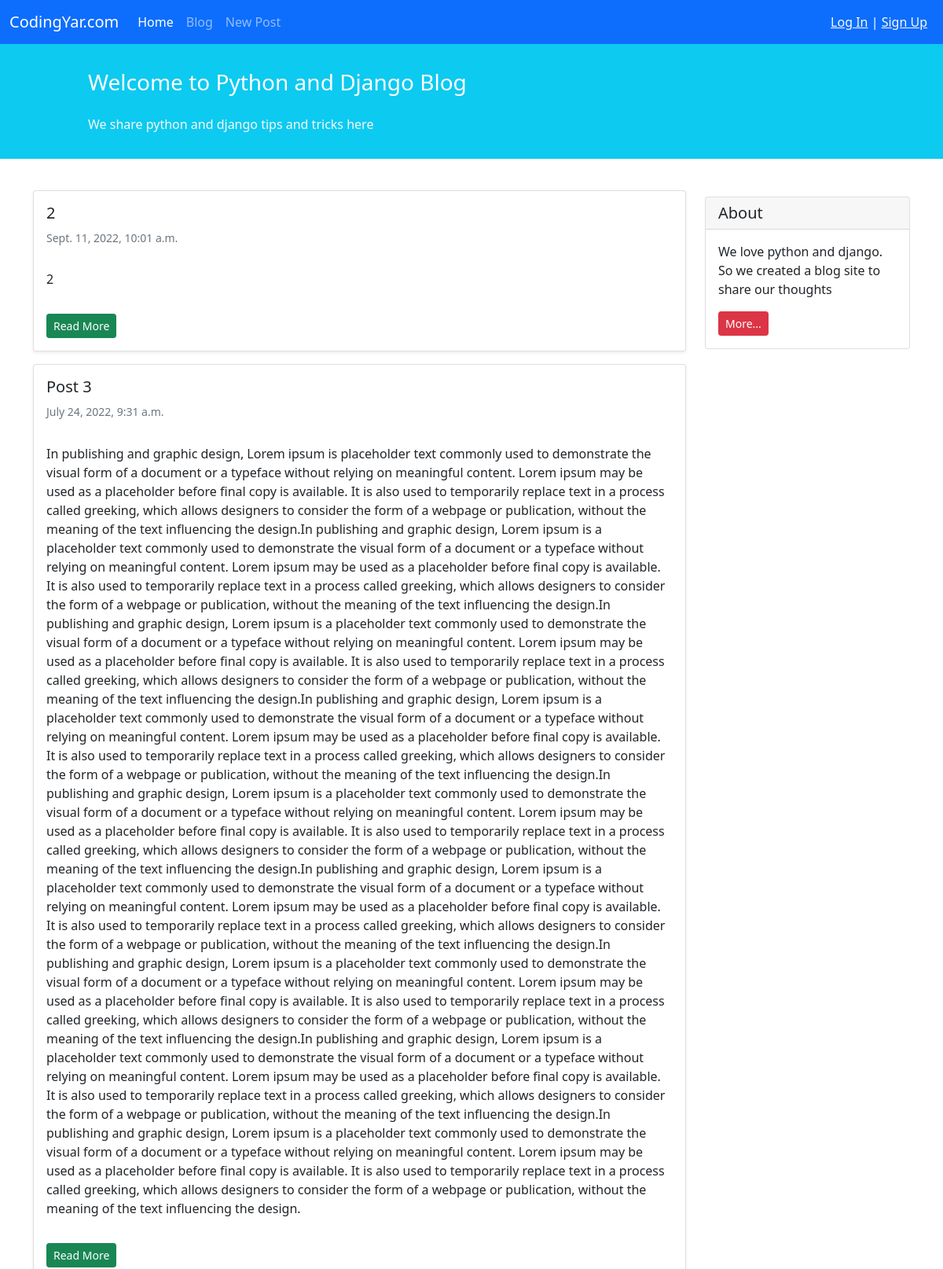
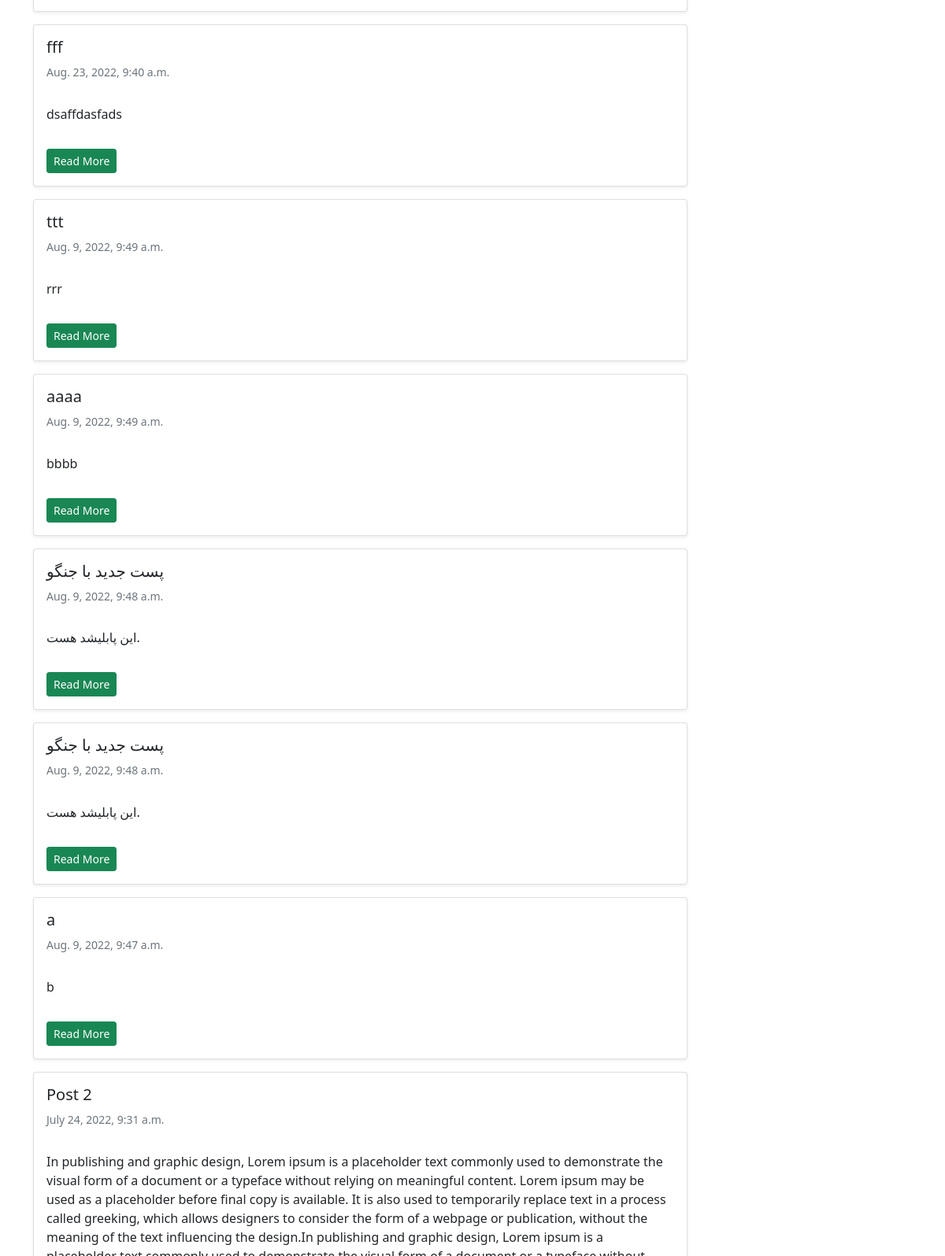
/blog/ (upper part), run on an earlier commit of the app's database (2 pictures, top to bottom).
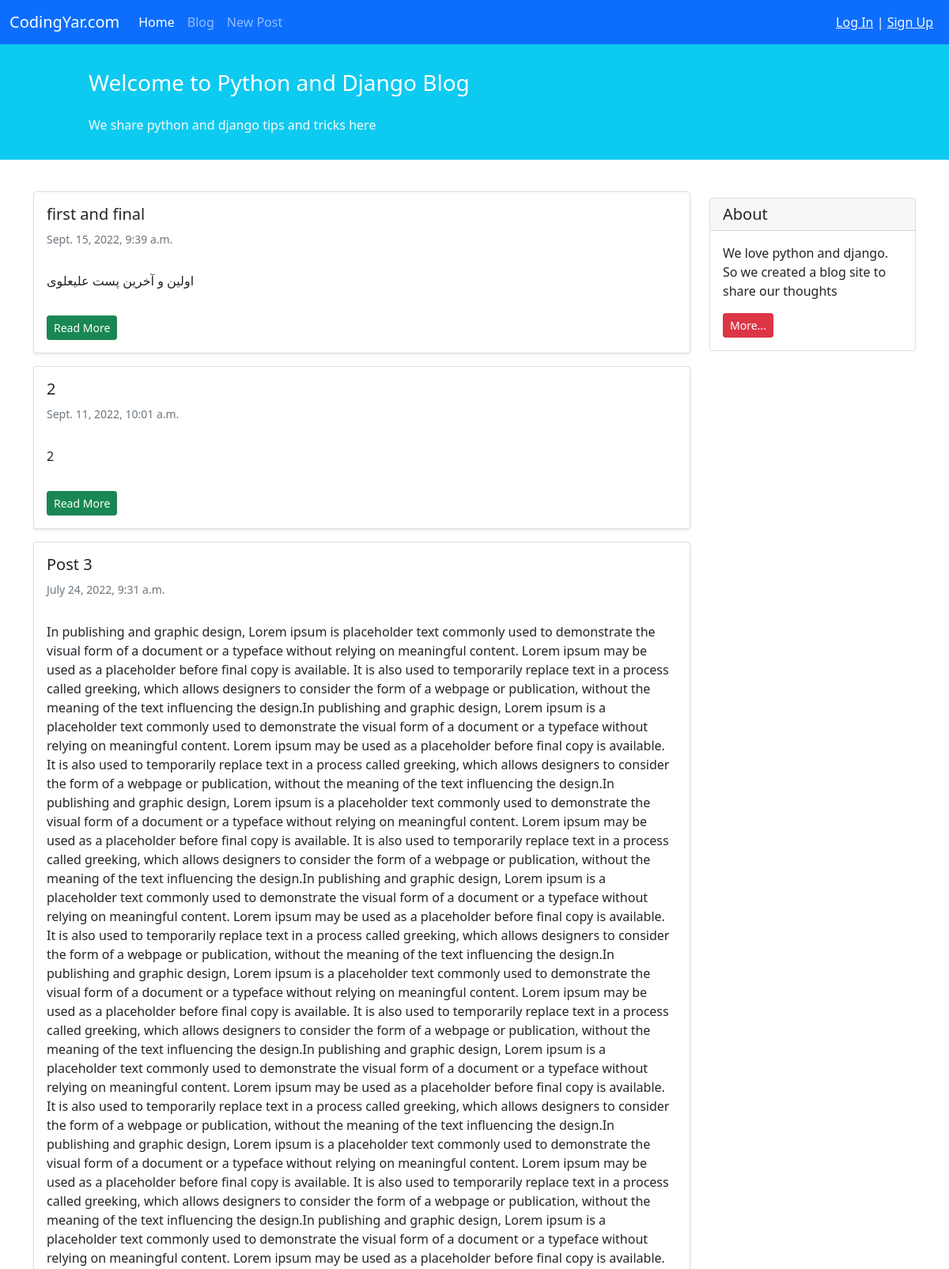
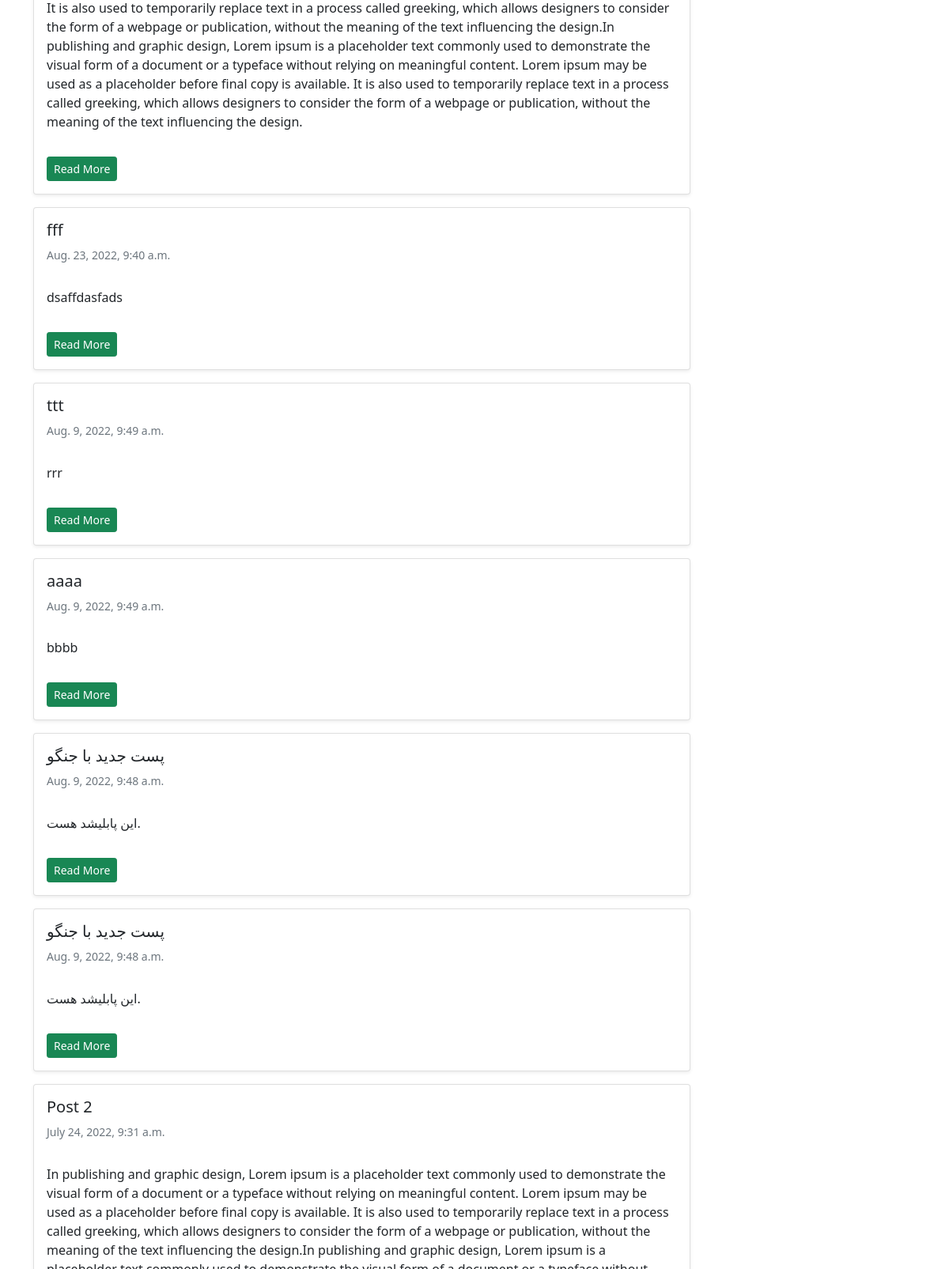
And on a later commit of the database (2 pictures, top to bottom).
### blog/models.py (models this page shows, shortened)
class Post(models.Model):
    STATUS_CHOICES = (
        ('pub', 'Published'),
        ('drf', 'Draft'),
    )
    title = models.CharField(max_length=100)
    text = models.TextField()
    author = models.ForeignKey("auth.User", on_delete=models.CASCADE) # Yani age ye roozi ye nafar author ro az oon var paak kard man che khaki too saram berizam? ma ham goftim in ja ham pakesh kon author ro az tooye in field az in table.
    date_created = models.DateTimeField(auto_now_add=True)
    date_modified = models.DateTimeField(auto_now=True)
    status = models.CharField(choices=STATUS_CHOICES, max_length=3)

### blog/views.py (the view)
# urls.py: path('', views.PostListView.as_view(), name = 'posts_list'),
class PostListView(generic.ListView):
    template_name = 'blog/posts_list.html'
    context_object_name = 'posts_list'
    def get_queryset(self):
        return Post.objects.filter(status='pub').order_by('-date_modified')

### blog/templates/blog/posts_list.html (shortened to what this page needs)
{% extends '_base.html' %}
{% block content %}
    <div class="container mt-4">
        <div class="row">
            <div class="col-9">
                {% for post in posts_list %}
                    <div class="card shadow-sm my-3">
                        <div class="card-body">
                            <h5 class="card-title">{{ post.title }}</h5>
                            <h6 class="card-subtitle mb-2 text-muted small py-2">{{ post.date_created }}</h6>
                            <p class="card-text py-3">
                                {{ post.text }}
                            </p>
                            <a href="{% url 'post_detail' post.id %}" class="btn btn-sm btn-success">Read More</a>
                        </div>
                    </div>
                {% endfor %}
            </div>
            <div class="col-3">
                <div class="card my-4">
                    <h5 class="card-header">About</h5>
                    <div class="card-body">
                        <p class="card-text">We love python and django. So we created a blog site to share our
                            thoughts</p>
                            <a href="#"
                            class="btn btn-sm btn-danger">
                            More...
                        </a>
                    </div>
                </div>
            </div>
        </div>
    </div>
{% endblock content %}

### templates/_base.html (shortened to what this page needs)
<!doctype html>
<html lang="en">
<head>
    <link href="https://cdn.jsdelivr.net/npm/bootstrap@5.1.3/dist/css/bootstrap.min.css" rel="stylesheet"
>
</head>
<body>
<nav class="navbar navbar-expand-lg navbar-dark bg-primary">
    <div class="container-fluid">
        <a class="navbar-brand" href="#">CodingYar.com</a>
        <div class="collapse navbar-collapse" id="navbarNavAltMarkup">
            <div class="navbar-nav">
                <a class="nav-link active" aria-current="page" href="{% url 'posts_list' %}">Home</a>
                <a class="nav-link" href="{% url 'posts_list' %}">Blog</a>
                <a class="nav-link" href="{% url 'post_create' %}">New Post</a>
            </div>
        </div>
        <div class="mx-2 text-white">
            {% if user.is_authenticated %}
                Welcome {{ user.username }} | <a class="text-light" href="{% url 'logout' %}">Log Out</a>
            {% else %}
                <a class="text-light" href="{% url 'login' %}">Log In</a> | <a class="text-light" href="{% url 'signup' %}">Sign Up</a>
            {% endif %}
        </div>
    </div>
</nav>
<div class="container-fluid bg-info">
    <div class="row py-3">
        <div class="col-md-8 col-md-10 mx-auto">
            <h3 class="my-4 mt-3 text-white">Welcome to Python and Django Blog</h3>
            <p class="text-light">We share python and django tips and tricks here</p>
        </div>
    </div>
</div>
{% block content %}
{% endblock content %}
</body>
</html>

What changed in the data, as far as the page shows it:
removed Post: title "a", date_created "Aug. 9, 2022, 9:47 a.m.", text "b"
added Post: title "first and final", date_created "Sept. 15, 2022, 9:39 a.m.", text "اولین و آخرین پست علیعلوی"
